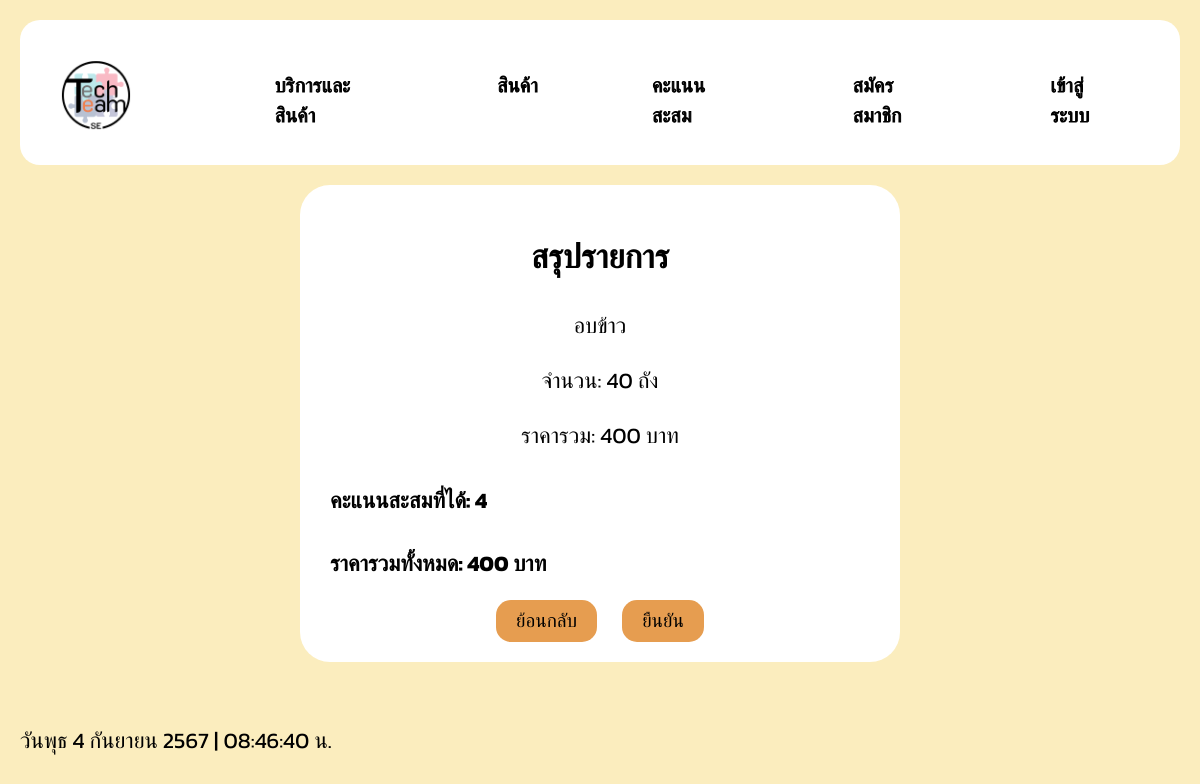
The app's page /sumservicepromotion.php with its own data.
### tables this page shows
CREATE TABLE `orderservice` (
  `OrderService_Id` int(11) NOT NULL,
  `OrderService_Date` date NOT NULL,
  `Member_Id` int(11) NOT NULL,
  `ServiceProduct_Name` varchar(999) NOT NULL,
  `Bucket_Service` double NOT NULL,
  `Total_Service` double NOT NULL
);

### sumservicepromotion.php (the view, shortened to what this page needs)
<!DOCTYPE html>
<html lang="en">
<head>
    <link rel="stylesheet" href="assets/css/style.css">
</head>
<body>
    <div class="header">
        <div class="menu">
            <div class="logo">
                <img onclick="document.location='index.html'" class="img-fluid h-100" src="img/TechTeam.png" alt="">
            </div>
            <a href="OrderService.php">บริการและสินค้า</a>
            <a href="OrderProduct2.php">สินค้า</a>
            <a href="point.php">คะแนนสะสม</a>
            <a href="register.php" onclick="register()">สมัครสมาชิก</a>
            <a href="login.php" onclick="login()">เข้าสู่ระบบ</a>
        </div>
    </div>
    <section id="contact" class="contact">
        <div class="container">
            <div class="single-contact-box">
                <h2><b><center>สรุปรายการ</center></b></h2>
                <?php
                include('include/config.php');
                $total_price = 0;
                $sqlService = "SELECT * FROM orderservice ORDER BY OrderService_Id DESC LIMIT 1";
                $resultService = mysqli_query($mysqli_p, $sqlService);
                $hasServiceData = mysqli_num_rows($resultService) > 0;
                if ($hasServiceData) {
                    $rowService = mysqli_fetch_assoc($resultService);
                    echo "<div class='item'>";
                    echo "<p>" . $rowService['ServiceProduct_Name'] . "</p>";
                    echo "<p>จำนวน: " . $rowService['Bucket_Service'] . " ถัง</p>";
                    echo "<p>ราคารวม: " . $rowService['Total_Service'] . " บาท</p>";
                    echo "</div>";
                    $total_price = $rowService['Total_Service'];
                    $earned_points = ceil($total_price / 100);
                    $member_id = isset($_SESSION['Member_Id']) ? $_SESSION['Member_Id'] : 0;
                    $sqlUpdatePoints = "UPDATE member SET Member_Point = Member_Point + $earned_points WHERE Member_Id = $member_id";
                    $resultUpdatePoints = mysqli_query($mysqli_p, $sqlUpdatePoints);
                    if ($resultUpdatePoints) {
                        echo "<div class='summary'><b>คะแนนสะสมที่ได้: $earned_points</b></div>";
                    } else {
                        echo "<div class='summary'>มีข้อผิดพลาดในการเพิ่มคะแนนสะสม</div>";
                    }
                } else {
                    echo "<div class='summary'>ไม่พบข้อมูลบริการ</div>";
                }
                echo "<div class='summary'><b>ราคารวมทั้งหมด: " . $total_price . " บาท</b></div>";
                ?>
                <div>
                    <center>
                        <input class="btn" type="button" onclick="document.location='OrderService.php'" value="ย้อนกลับ">
                        <input class="btn" type="button" onclick="document.location='receiptpromotion.php'" value="ยืนยัน">
                    </center>
                </div>
            </div>
        </div>
    </section>
    <p class="time" id="real-time"></p>
</body>
</html>

### assets/css/style.css (style rules this page uses)
body { font-family: 'Kanit', sans-serif; font-size: 22px; background-color: #fbedbe; color: #000; margin: 0; padding: 20px; display: flex; flex-direction: column; align-items: flex; }
p.time { position: left; bottom: 8px; left: 16px; }
a { --fill-color: #000000; position: relative; display: block; padding: 2px 0; font-family: 'Kanit', sans-serif; text-decoration: none; text-transform: uppercase; -webkit-text-stroke: 1px var(--fill-color); background: linear-gradient(var(--fill-color) 0 100%) right / 0 no-repeat; color: transparent; background-clip: text; transition: 0.5s linear; margin-left: auto; }
.logo img { padding: 11px; display: flex; width: 120px; height: auto; margin-right: 51px; }
.menu { display: flex; justify-content: center; background-color: #ffffff; border-radius: 20px; padding: 5px; width: auto; overflow: hidden; height: 135px; }
.menu a { color: #000; text-decoration: none; margin: 0 30px; font-size: 20px; padding: 50px; border-radius: 5px; transition: background-color 0.3s, color 0.3s; cursor: pointer; padding: 45px 27px; }
.container { max-width: 600px; margin: 0 auto; padding: 20px; }
input { padding: 8px; margin-bottom: 16px; }
.single-contact-box { background-color: #fff; padding: 20px; margin-bottom: 20px; border-radius: 30px; }
.btn { display: inline-block; background-color: #e69d50; text-decoration: none; padding: 10px 20px; margin: 0 10px; border-radius: 15px; border: none; cursor: pointer; font-size: 19px; }
.summary { display: flex; justify-content: left; align-items: center; flex-wrap: wrap; margin-bottom: 10px; background-color: rgb(255, 255, 255); padding: 10px; }

### sumservicepromotion.php (style rules this page uses)
.summary { text-align: center; }
.item { text-align: center; }

### records on screen
orderservice: ServiceProduct_Name "อบข้าว", Bucket_Service "40", Total_Service "400", Total_Service "4"
